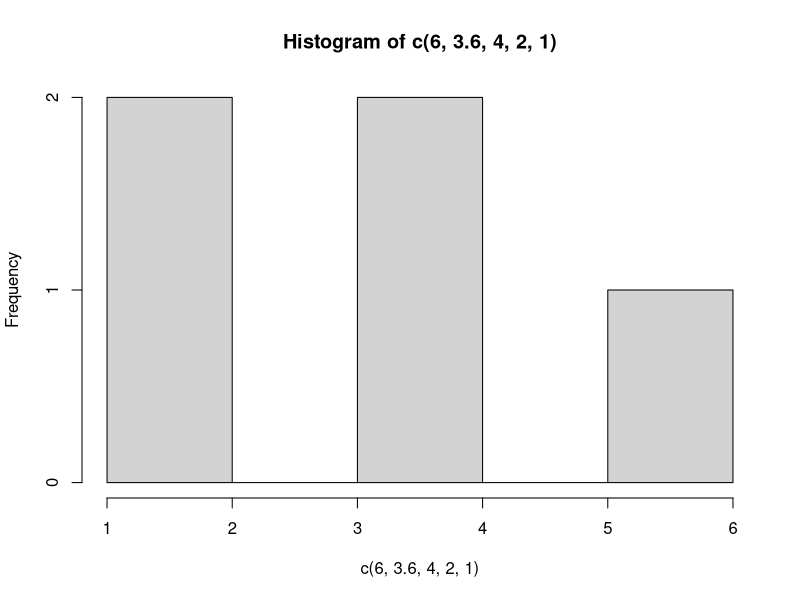
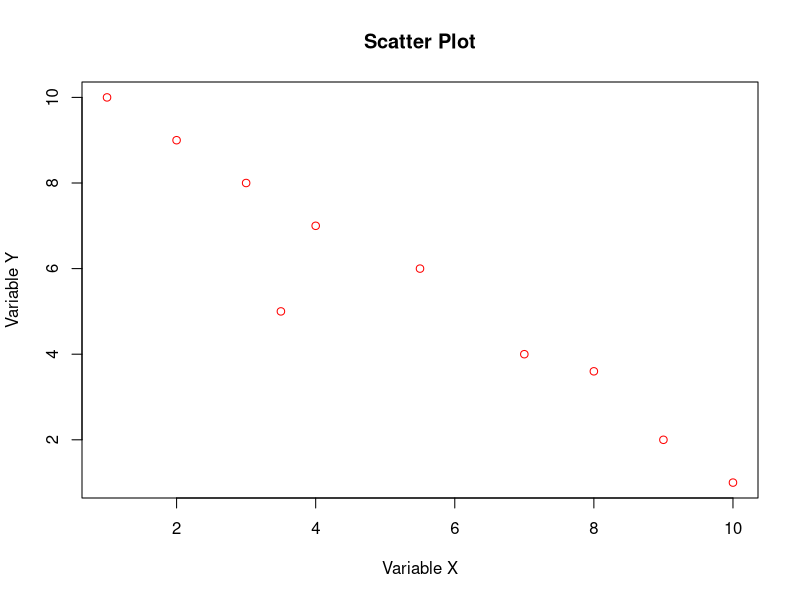
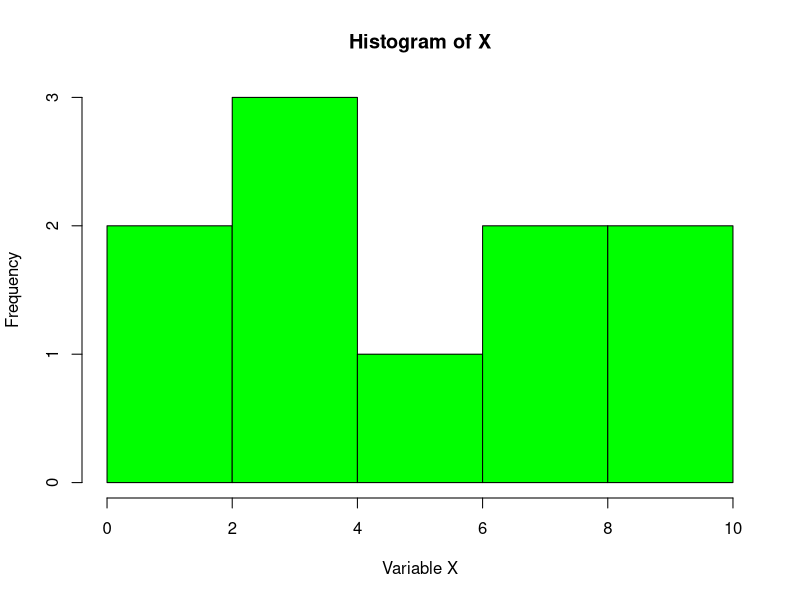
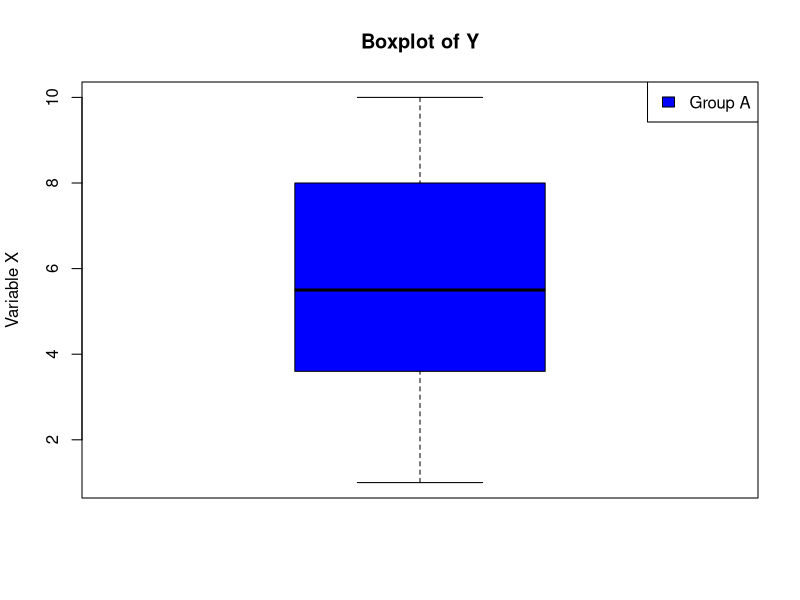

Write the R code that produced these figures, in order. (Note: this script raises an error after producing the figures.)
## ---- chunk 1
    my_expression <- quote(x + y)
    my_expression
## ---- chunk 2
    x <- 10
    y <- 5
    substitute(x + y)
## ---- chunk 3
    eval(quote(x + y))
## ---- chunk 4
    text <- "x * y"
    expression <- parse(text = text)
    eval(expression)
## ---- chunk 5
create_sum_function <- function(n) {
  expression <- substitute(function(x) x + n)
  eval(expression)
}

sum_5 <- create_sum_function(5)
sum_10 <- create_sum_function(10)

sum_5(10)
sum_10(10)
## ---- chunk 6
analyze_data <- function(data, filter_cond, column_to_analyze, statistic, plot_type) {
  
  # Filter data
  filtered_data <- substitute(data[filter_cond, ][[column_to_analyze]])
  
  filtered_data <- eval(filtered_data)
  
  # Calculate statistic
  calculated_statistic <- substitute(statistic(filtered_data))
  calculated_statistic <- eval(calculated_statistic)
  
  # Generate plot
  plot_expression <- substitute(plot_type(filtered_data))
  eval(plot_expression)
  
  # Return calculated statistic
  return(calculated_statistic)
}

# Usage example
df <- data.frame(
  x = c(1, 3, 2, 5.5, 4, 3.5, 8, 7, 9, 10),
  y = c(10, 8, 9, 6, 7, 5, 3.6, 4, 2, 1)
)

# We want to filter data where x > 5, calculate mean of y and generate a histogram
result <- analyze_data(df, df$x > 5, "y", mean, hist)

result

## ---- chunk 7
create_plot <- function(data, plot_type, var_x, var_y = NULL, 
                          title = NULL, color = "blue", 
                          labels_x = NULL, labels_y = NULL, 
                          legend = NULL) {
  
  # Create base plot expression
  if (plot_type == "scatter") {
    expression <- substitute(plot(data[[var_x]], data[[var_y]], 
                                 xlab = labels_x, ylab = labels_y,
                                 main = title, col = color))
  } else if (plot_type == "histogram") {
    expression <- substitute(hist(data[[var_x]], main = title, xlab = labels_x, col = color))
  } else if (plot_type == "boxplot") {
    expression <- substitute(boxplot(data[[var_x]], main = title, ylab = labels_y, col = color))
  } else {
    stop("Invalid plot type.")
  }
  
  # Evaluate base expression
  eval(expression)
  
  # Add legend if specified
  if (!is.null(legend)) {
    legend("topright", legend = legend, fill = color)
  }
}

# Usage example
df <- data.frame(
  x = c(1, 3, 2, 5.5, 4, 3.5, 8, 7, 9, 10),
  y = c(10, 8, 9, 6, 7, 5, 3.6, 4, 2, 1)
)

create_plot(df, "scatter", "x", "y", 
              title = "Scatter Plot", color = "red", 
              labels_x = "Variable X", labels_y = "Variable Y")

create_plot(df, "histogram", "x", 
              title = "Histogram of X", color = "green", 
              labels_x = "Variable X")

create_plot(df, "boxplot", "y", 
              title = "Boxplot of Y", color = "blue", 
              labels_y = "Variable X", 
              legend = c("Group A"))

## ---- chunk 8
    library(purrr)
    # Create a vector of numbers
    numbers <- c(1, 2, 3, 4, 5)
    
    # Calculate square of each number using an anonymous function
    squares <- map(numbers, function(x) x^2)
    
    # Show result
    squares
    
    # We can also use a predefined function
    square_roots <- map(numbers, sqrt)
    
    # Show result
    square_roots
## ---- chunk 9
    # Create a vector of numbers
    numbers <- c(1, 2, 3, 4, 5)
    
    # Calculate sum of numbers using reduce()
    sum_result <- reduce(numbers, `+`)
    
    # Show result
    sum_result
    
    # Calculate product of numbers
    product_result <- reduce(numbers, `*`)
    
    # Show result
    product_result
## ---- chunk 10
    # Create a vector of numbers
    numbers <- c(1, 2, 3, 4, 5)
    
    # Filter even numbers
    evens <- keep(numbers, ~ . %% 2 == 0)
    
    # Show result
    evens
    
    # Filter numbers greater than 3
    greater_than_3 <- keep(numbers, ~ . > 3)
    
    # Show result
    greater_than_3  # Output: 4 5
## ---- chunk 11
    numbers <- c(1, 2, 3, 4, 5)
    sum_squares_evens <- numbers |>
      keep(~. %% 2 == 0) |>
      map_dbl(~. ^2) |>
      reduce(`+`)
    
    sum_squares_evens
## ---- chunk 12
    cities <- list(
      list(name = "New York", population = 8.4e6),
      list(name = "Los Angeles", population = 3.9e6),
      list(name = "Chicago", population = 2.7e6)
    )

    big_cities <- cities |>
      keep(~.x$population > 5e6)

    big_cities
## ---- chunk 13
# Example of generic function in S3
print(c(1, 2, 3))  # Prints a numeric vector
print(list(a = 1, b = 2))  # Prints a list
## ---- chunk 14
# Example of class definition in S4
setClass("Person", slots = c(name = "character", age = "numeric"))

# Example of object creation in S4
my_person <- new("Person", name = "John", age = 30)

my_person
## ---- chunk 15
library(R6)
## ---- chunk 16

# Define a "Person" class
Person <- R6Class("Person",
  public = list(
    name = NULL,
    age = NULL,
    
    # Constructor
    initialize = function(name, age) {
      self$name <- name
      self$age <- age
    },
    
    # Method to greet
    greet = function() {
      cat("Hello, my name is", self$name, "and I am", self$age, "years old.\n")
    }
  )
)

## ---- chunk 17
# Create an object of class "Person"
juan <- Person$new(name = "Juan", age = 30)

juan
## ---- chunk 18
# Call greet() method of object "juan"
juan$greet()
## ---- chunk 19
# Define a "Student" class inheriting from "Person"
Student <- R6Class("Student",
  inherit = Person,
  public = list(
    major = NULL,
    
    # Constructor
    initialize = function(name, age, major) {
      super$initialize(name, age)
      self$major <- major
    },
    
    # Method to show student info
    show_info = function() {
      super$greet()
      cat("Major:", self$major, "\n")
    }
  )
)

# Create an object of class "Student"
maria <- Student$new(name = "Maria", age = 20, major = "Engineering")

# Call method show_info()
maria$show_info()
## ---- chunk 20
inc(params$hidden, ne)
## ---- chunk 21
expression <- quote(a + b)
## ---- chunk 22
inc(params$hidden, ne)
## ---- chunk 23
x <- 5
y <- 10
expression <- quote(x * y)
eval(expression)
## ---- chunk 24
inc(params$hidden, ne)
## ---- chunk 25
numbers <- c(1, 2, 3, 4, 5)
squares <- map(numbers, function(x) x^2)
squares
## ---- chunk 26
inc(params$hidden, ne)
## ---- chunk 27
numbers <- c(1, 2, 3, 4, 5)
evens <- keep(numbers, ~ . %% 2 == 0)
evens
## ---- chunk 28
inc(params$hidden, ne)
## ---- chunk 29
create_power_function <- function(n) {
  function(x) x^n
}
## ---- chunk 30
inc(params$hidden, ne)
## ---- chunk 31
numbers <- c(1, 2, 3, 4, 5)
product <- reduce(numbers, `*`)
product
## ---- chunk 32
inc(params$hidden, ne)
## ---- chunk 33
library(R6)

Pet <- R6Class("Pet",
  public = list(
    name = NULL,
    species = NULL,
    age = NULL,
    
    initialize = function(name, species, age) {
      self$name <- name
      self$species <- species
      self$age <- age
    },
    
    introduce = function() {
      cat("Hello, I am", self$name, ", a", self$species, "of", self$age, "years old.\n")
    },
    
    have_birthday = function() {
      self$age <- self$age + 1
    }
  )
)
## ---- chunk 34
inc(params$hidden, ne)
## ---- chunk 35
create_flexible_sum_function <- function(n) {
  function(...) {
    sum(c(...)) + n
  }
}

# Tests
# Create a function adding 5 to any set of numbers
sum_5 <- create_flexible_sum_function(5)

# Usage examples and verification
sum_5(2, 3, 4)

sum_5(10, 20)

sum_5()
## ---- chunk 36
inc(params$hidden, ne)
## ---- chunk 37
create_dynamic_plot <- function(data, plot_type, options) {
  # Create base plot expression
  if (plot_type == "scatter") {
    expression <- quote(plot(data[[options$var_x]], data[[options$var_y]],
                            xlab = options$labels_x, ylab = options$labels_y,
                            main = options$title, col = options$color))
  } else if (plot_type == "histogram") {
    expression <- quote(hist(data[[options$var_x]], 
                            main = options$title, 
                            xlab = options$labels_x, col = options$color))
  } else if (plot_type == "boxplot") {
    expression <- quote(boxplot(data[[options$var_x]], 
                               main = options$title, 
                               ylab = options$labels_y, col = options$color))
  } else {
    stop("Invalid plot type.")
  }
  
  # Evaluate base expression
  eval(expression)
}

# Create sample data
data <- data.frame(x = rnorm(100), y = rnorm(100))

# Tests
# Scatter plot
options_scatter <- list(var_x = "x", var_y = "y",
                            title = "Scatter Plot",
                            labels_x = "Variable X",
                            labels_y = "Variable Y",
                            color = "blue")
create_dynamic_plot(data, "scatter", options_scatter)

# Histogram
options_histogram <- list(var_x = "x",
                            title = "Histogram",
                            labels_x = "Values",
                            color = "green")
create_dynamic_plot(data, "histogram", options_histogram)

# Boxplot
options_boxplot <- list(var_x = "y",
                         title = "Boxplot",
                         labels_y = "Values",
                         color = "red")
create_dynamic_plot(data, "boxplot", options_boxplot)
## ---- chunk 38
inc(params$hidden, ne)
